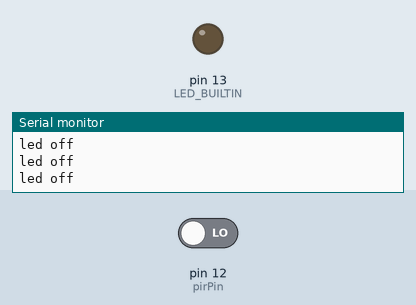
The sketch below on a simulated Arduino Uno, built with avr-gcc and run on an emulated ATmega328P. On the bench: output pins drawn as LEDs (lit = HIGH), the last lines printed to the serial monitor. The test bench sets the inputs (shaded band); at power-on: pin 12 (pirPin) LOW.

Above: at 1.7 s.
1.8 s: pin 12 (pirPin) driven HIGH
At 2.6 s:
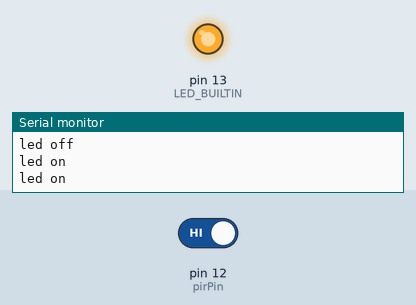
3.7 s: pin 12 (pirPin) driven LOW
At 5.0 s:
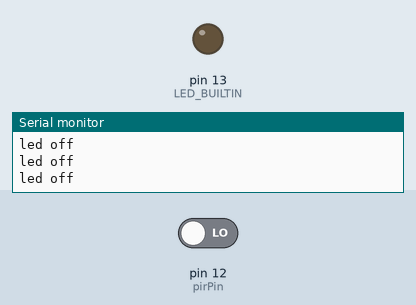
Timing chart, 0 to 6.7 s (numbered marks = the images above; inputs shaded):
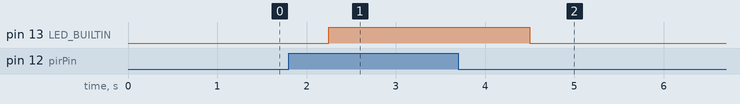

The sketch:

rc.send.ino
```cpp
#include <RCSwitch.h>

RCSwitch mySwitch = RCSwitch();

int pirPin = 12;
int delayVal = 0;

void setup() {
  Serial.begin(9600);
  mySwitch.enableTransmit(10);  // Using Pin #10
  pinMode(pirPin, INPUT);
  pinMode(13, OUTPUT);
}

void loop() {
  int movingSensor = digitalRead(pirPin);
  if(movingSensor == 1){
    Serial.println("led on");
    mySwitch.send("000000000000000000001000");
    digitalWrite(LED_BUILTIN, HIGH);
  } else {
    delay(delayVal);
    Serial.println("led off");
    mySwitch.send("000000000000000000000010");
    digitalWrite(LED_BUILTIN, LOW);
  }
}
```

Measured:
- after the input at 1.8 s, pin 13 (LED_BUILTIN): LOW → HIGH after 0.45 s
- after the input at 3.7 s, pin 13 (LED_BUILTIN): HIGH → LOW after 0.80 s
